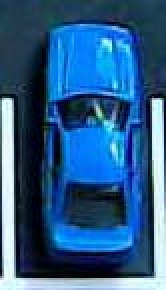
#> input picture opencv_proyect/blue_car.jfif, 83 x 145 px (shown 2 times larger)
$ python 'border detection.py'
#> lines starting #> are read from the running program, lines starting #| are printed output that depends on the picture; after the words box and inside, x2 and y2 are one past the last pixel; in counts of white or black regions, pixels touching at a corner belong together
# Import OpenCV module
import cv2
import numpy as np


# Function to calculate the mean of a plane
def calculate_mean(plane):
    return plane.mean()

def create_planes(img):
    bluePlane = img[:, :, 0]
    greenPlane = img[:, :, 1]
    redPlane = img[:, :, 2]

    return bluePlane, greenPlane, redPlane


# Function to identify the color of the car
def identifyColor(img):
    bluePlane, greenPlane, redPlane = create_planes(img)

    # Calculate the mean of each color plane
    blue_mean = calculate_mean(bluePlane)
    green_mean = calculate_mean(greenPlane)
    red_mean = calculate_mean(redPlane)

    # Determine the dominant color
    if blue_mean > green_mean and blue_mean > red_mean:
        return "Azul"
    elif green_mean > blue_mean and green_mean > red_mean:
        return "Verde"
    else:
        return "Rojo"

# Ask the user for the image name
image_name = input("Enter the image name (empty.jfif, blue_car.jfif, red_car.jfif, or yellow_car.jfif): ")
#> the answer given: blue_car.jfif

# Read the image
img = cv2.imread(image_name, cv2.IMREAD_COLOR)
#> img is the input picture: shape (145, 83, 3); mean B, G, R 135.9, 91.3, 43.6
bordeCanny = cv2.Canny(img, 50, 600)
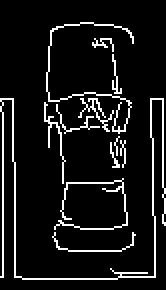
#> bordeCanny: shape (145, 83) (shown 2 times larger); 8.8% white in thin lines or dots, all inside (x1, y1, x2, y2) = (0, 11, 83, 140)
bordeCannyNot = cv2.bitwise_not(bordeCanny)
ctns, _ = cv2.findContours(bordeCanny, cv2.RETR_EXTERNAL, cv2.CHAIN_APPROX_SIMPLE)
#> ctns = 12 contours, all with area under 20

# Check if the image was successfully loaded
if img is None:
    print("Error: Could not load image.")
else:
    # Identify the color of the car

    if len(ctns) <= 4:
        print('El parqueadero esta vacio')
    elif len(ctns) > 4:
        print('El parqueadero esta ocupado')
        color = identifyColor(img)
#> in create_planes, `bluePlane = img[:, :, 0]`:
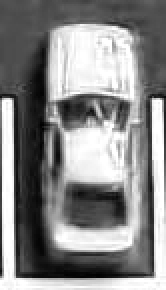
#> bluePlane: shape (145, 83) (shown 2 times larger); min 0, max 255, mean 135.9
#> in create_planes, `greenPlane = img[:, :, 1]`:
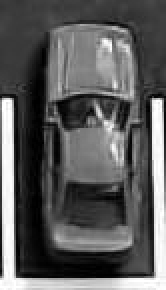
#> greenPlane: shape (145, 83) (shown 2 times larger); min 0, max 255, mean 91.3
#> in create_planes, `redPlane = img[:, :, 2]`:
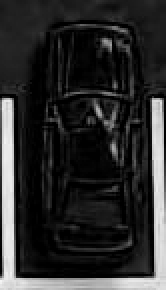
#> redPlane: shape (145, 83) (shown 2 times larger); min 0, max 244, mean 43.6
#> in identifyColor, `blue_mean = calculate_mean(bluePlane)`: blue_mean = 135.9
#> in identifyColor, `green_mean = calculate_mean(greenPlane)`: green_mean = 91.26
#> in identifyColor, `red_mean = calculate_mean(redPlane)`: red_mean = 43.65
#> color = 'Azul'
        print(f'El carro es de color {color}')
#| El carro es de color Azul
        print('numero de contornos encontrados', len(ctns))
#| numero de contornos encontrados 12

    # Get matrix for each color plane
    bluePlane, greenPlane, redPlane = create_planes(img)

    # Stack the images horizontally
    combined_image = np.hstack((img, cv2.merge([bluePlane, bluePlane, bluePlane]), cv2.merge([greenPlane, greenPlane, greenPlane]), cv2.merge([redPlane, redPlane, redPlane]), cv2.merge([bordeCannyNot, bordeCannyNot, bordeCannyNot])))
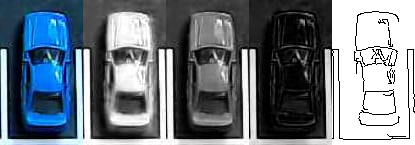
#> combined_image: shape (145, 415, 3); mean B, G, R 127.8, 118.9, 109.4

    # Display the combined image
    frame = cv2.resize(combined_image, (664, 290))
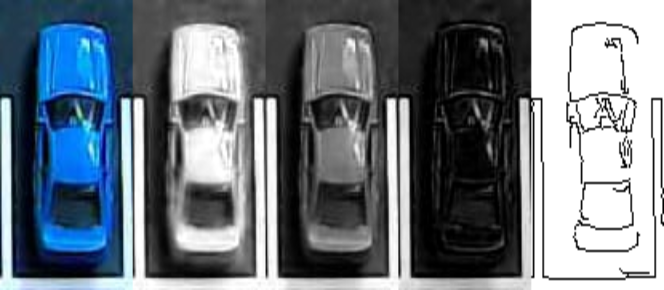
#> frame: shape (290, 664, 3); mean B, G, R 127.7, 118.8, 109.3
    cv2.namedWindow("Combined Image")
    cv2.imshow("Combined Image", frame)
    cv2.moveWindow("Combined Image", 400, 200)
    # Wait for a key press and close the windows
    cv2.waitKey(0)
    cv2.destroyAllWindows()

$ run again, on opencv_proyect/yellow_car.jfif
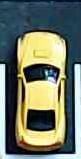
#> input picture opencv_proyect/yellow_car.jfif, 81 x 159 px
#> img is the input picture: shape (159, 81, 3); mean B, G, R 102, 119.3, 111.8
#> `bordeCanny = cv2.Canny(img, 50, 600)`:
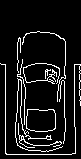
#> bordeCanny: shape (159, 81); 9.5% white in thin lines or dots, all inside (x1, y1, x2, y2) = (0, 31, 81, 155)
#> ctns = 10 contours, 7 with area under 20; largest, box (x1, y1, x2, y2) and area: (26, 109, 56, 132) 594, (18, 123, 62, 148) 24, (15, 78, 63, 152) 23
#> blue_mean = 102
#> green_mean = 119.3
#> red_mean = 111.8
#> color = 'Verde'
#| El carro es de color Verde
#| numero de contornos encontrados 10
#> `frame = cv2.resize(combined_image, (664, 290))`:
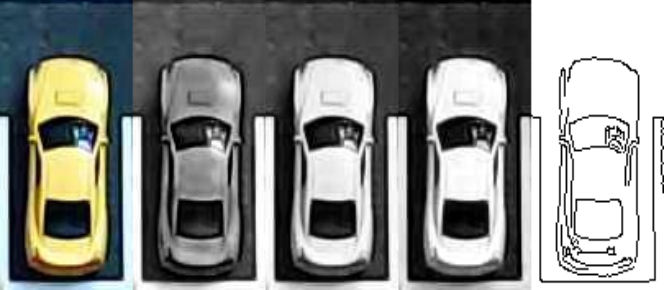
#> frame: shape (290, 664, 3); mean B, G, R 133.1, 136.5, 135
